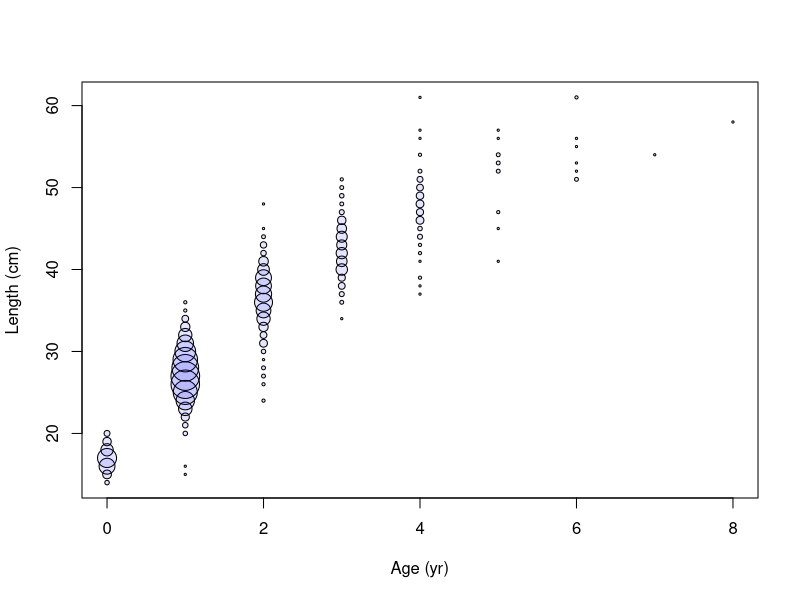
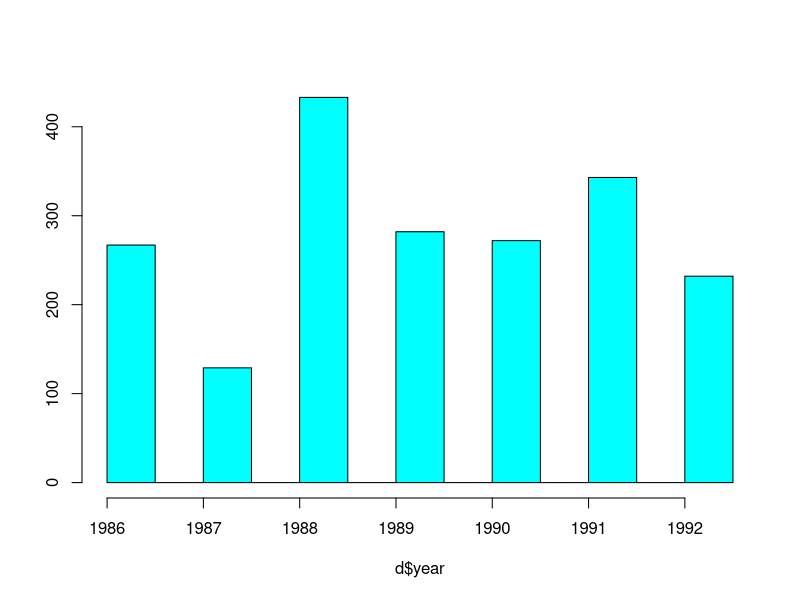
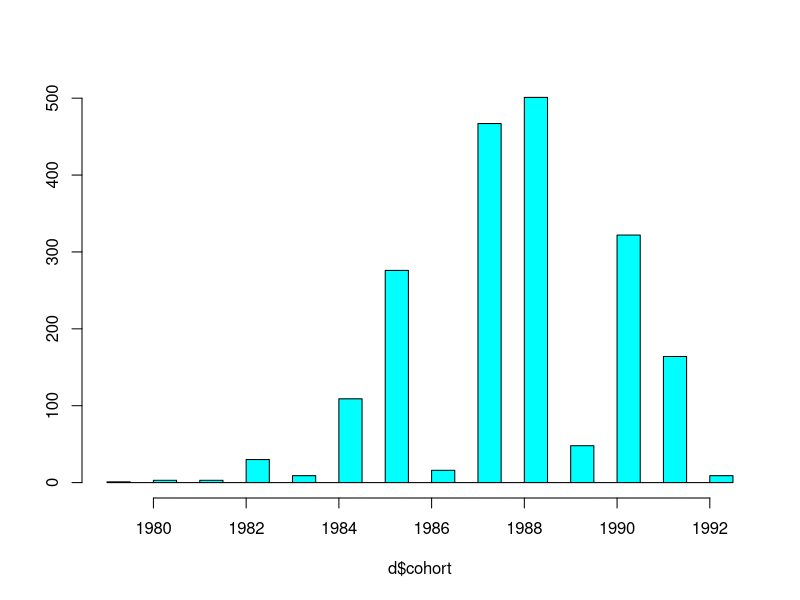
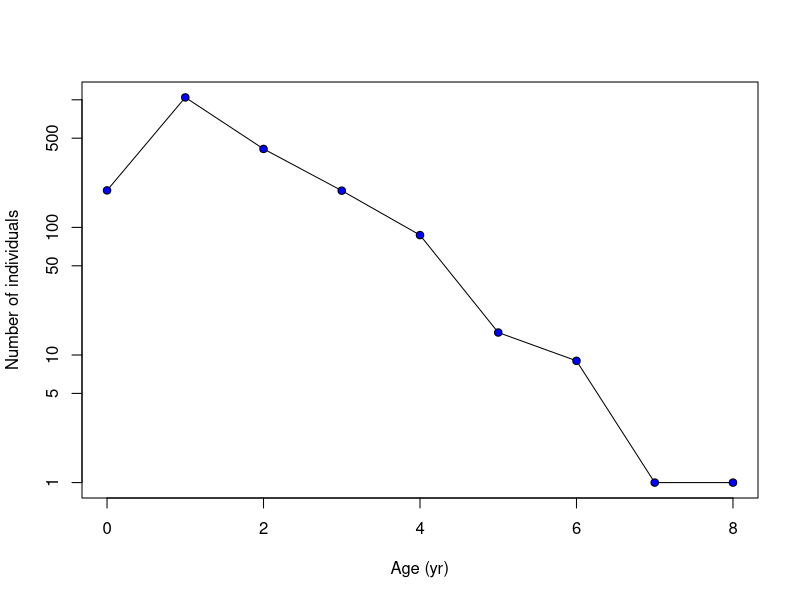
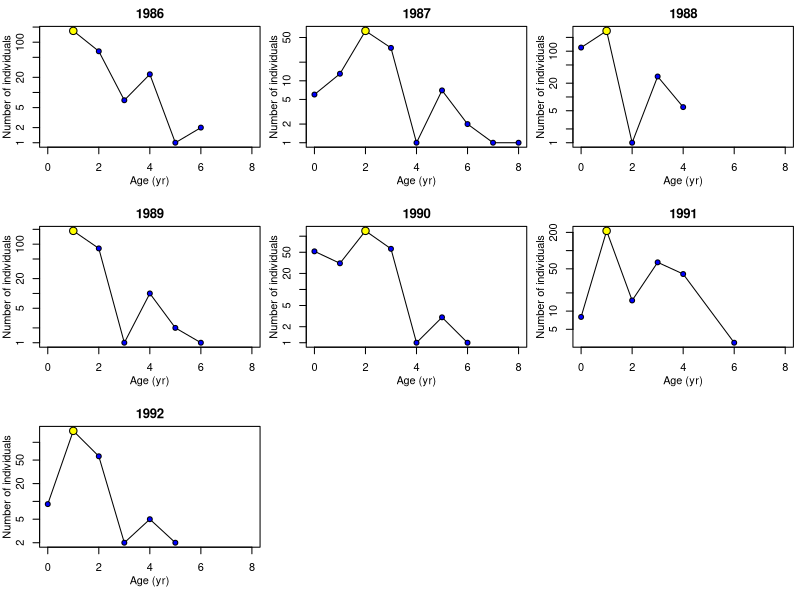
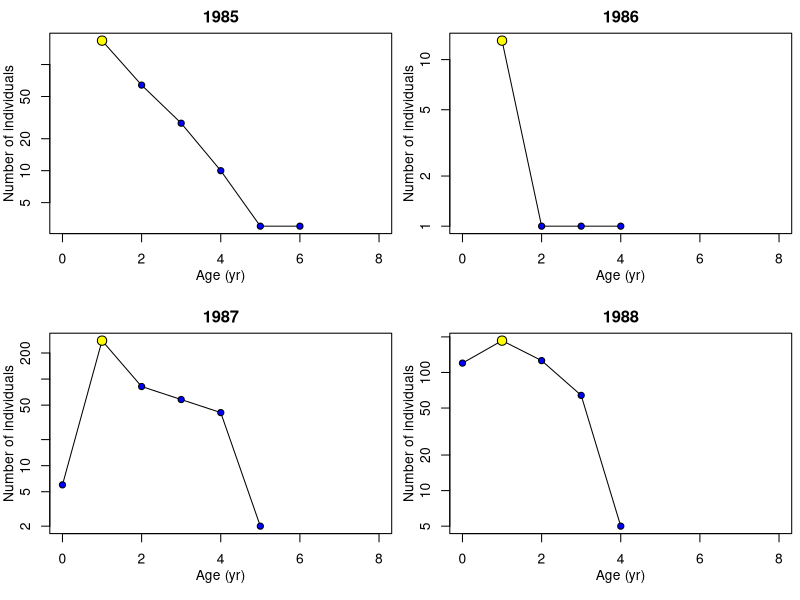

Recreate these plots in R, in order.
# von Bertalanffy growth curve for pollock in Masfjorden

library(openxlsx)
library(plotrix)
library(scales)
library(MASS)

setwd("./UiB/BIO339")

d<-read.xlsx("lyr Masfjorden.xlsx",sheet=1)

summary(d)
d$cohort<-d$year-d$age

# age-length plot - allows checking that age readings and length measurements are consistent
with(d,sizeplot(age,length,pch=21,scale=0.3,bg=alpha("blue",0.1),xlab="Age (yr)",ylab="Length (cm)"))

# some variation in annual numbers
truehist(d$year,prob=F)

# large variation in cohort numbers - the extremes are incompletely represented
truehist(d$cohort,prob=F)

# first look at counts per age, ignoring cohorts/years
dat<-with(d,aggregate(age,list(age=age),length))
with(dat,plot(age,x,log="y",type="o",pch=21,bg="blue",xlab="Age (yr)",ylab="Number of individuals"))

# plots per year
op<-par(mfrow=c(3,3),mgp=c(2,1,0),mar=c(4,3,2,0.5),lab=c(5,10,7))
for(yr in unique(d$year)){
	dat<-with(d[d$year==yr,],aggregate(age,list(age=age),length))
	plot(dat$age,dat$x,log="y",type="o",pch=21,bg="blue",xlim=c(0,8),xlab="Age (yr)",ylab="Number of individuals",main=yr)
	with(dat[dat$x==max(dat$x),],points(age,x,pch=21,cex=1.5,bg="yellow"))
}
par(op)

# plots per cohort
op<-par(mfrow=c(2,2),mgp=c(2,1,0),mar=c(4,3,2,0.5),lab=c(5,10,7))
for(yr in 1985:1988){
	dat<-with(d[d$cohort==yr,],aggregate(age,list(age=age),length))
	plot(dat$age,dat$x,log="y",type="o",pch=21,bg="blue",xlim=c(0,8),xlab="Age (yr)",ylab="Number of individuals",main=yr)
	with(dat[dat$x==max(dat$x),],points(age,x,pch=21,cex=1.5,bg="yellow"))
}
par(op)


### statistical analysis

# we do not attempt to estimate cohort-specific catch curves - just use all data
d1<-with(d,aggregate(age,list(age=age),length))

ages<-1:5

# Poisson model - the default link function is log, so often this is not explicitly specified
summary(mP<-glm(x~age,family=poisson(link="log"),data=d1[d1$age %in% ages,]))
(Z<- -summary(mP)$coef[2,1])
c(Z, Z-1.96*summary(mP)$coef[2,2], Z+1.96*summary(mP)$coef[2,2])

# linear regression on log-transformed values
summary(mL<-lm(log(x)~age,data=d1[d1$age %in% ages,]))
(Z<- -summary(mL)$coef[2,1])
c(Z, Z-1.96*summary(mL)$coef[2,2], Z+1.96*summary(mL)$coef[2,2])



